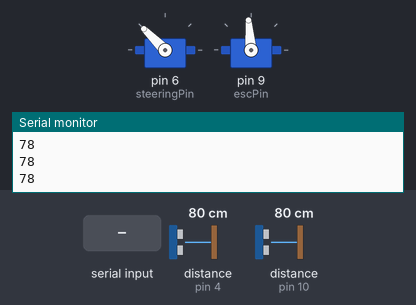
Simulated run of this sketch. Board: Arduino Uno, built with avr-gcc and run on an emulated ATmega328P. Shown: 2 × servo, the last lines printed to the serial monitor. Wiring (inferred from the names in the program): 2 × ultrasonic range finder: trigger pin 5, echo pin 4 / trigger pin 11, echo pin 10. The test bench sets the inputs (shaded band); at power-on: distance to the obstacle (sensors on pin 4, pin 10) 80 cm. The echo pulse lasts 58.3 µs per cm.

Above: at 6.2 s.
6.3 s: "30,150\n" received over Serial
At 6.8 s:
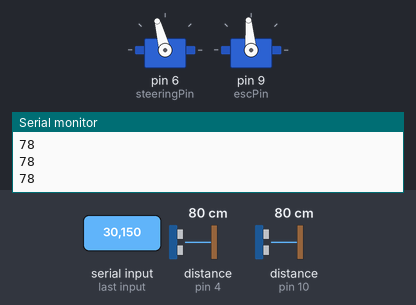
7.8 s: "90,45\n" received over Serial
At 9.0 s:
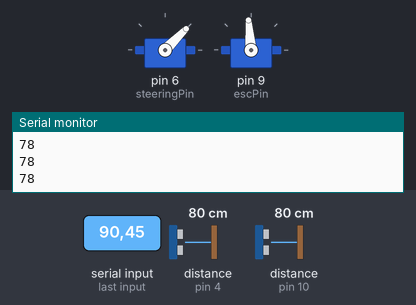
9.3 s: distance to the obstacle (sensor on pin 4) set to 2 cm
10.8 s: "200\n" received over Serial
At 11.4 s:
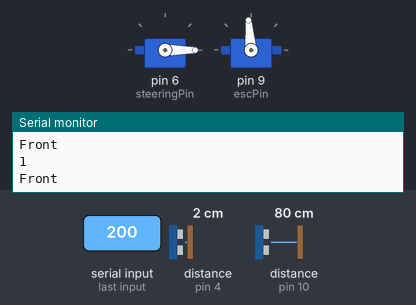
12.3 s: distance to the obstacle (sensor on pin 10) set to 2 cm
13.8 s: "90\n" received over Serial
At 15.0 s:
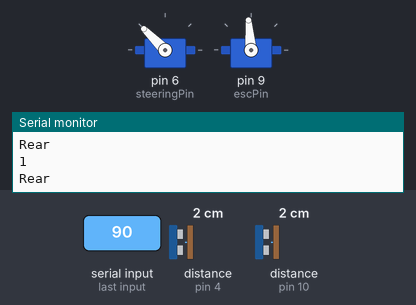
Timing chart, 0 to 16.3 s (numbered marks = the images above; inputs shaded):
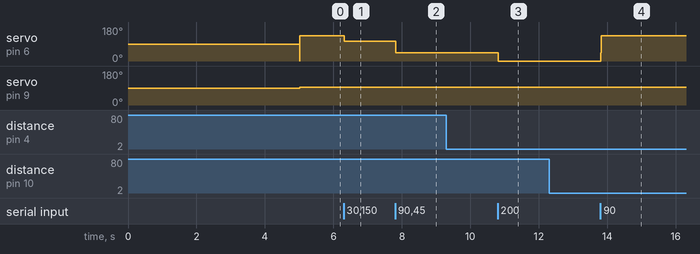

The sketch:

servo_turn_from_pi.ino
```cpp
/**
 * Dino Cajic
 * Autonomous RC Vehicle
 *
 * -------------------Give a description about what's happending in the code
 */
#include <Servo.h>

Servo steering;
Servo esc;

// Initialize the Electronic Speed Controller which is responsible for the motor
int escValue = 1500;
int escPin   = 9;

/**
 * value sent to the Steering Motor
 * 45 to 90 to turn right
 * 90 to 135 to turn left
 */
int steeringValue = 0;
int steeringPin   = 6;

// Right proximity sensor
int echoRight    = 4;
int triggerRight = 5;

// Left Proximity Sensor
int echoLeft    = 10;
int triggerLeft = 11;

int durationRight, distanceRight, durationLeft, distanceLeft;

int avoidDist = 30;

/**
 * The incoming integer string.
 * Comes in 1 character at a time so it'll have to be converted inside the loop
 */
String incomingInt = "";

void setup() {
  steering.attach(steeringPin);
  delay(10);
  esc.attach(escPin);

  pinMode(triggerRight, OUTPUT);
  pinMode(echoRight,    INPUT);

  pinMode(triggerLeft, OUTPUT);
  pinMode(echoLeft,    INPUT);

  delay(5000);

  Serial.begin(9600);
}

void loop() {
  // send the value to the steering motor, always starts at 0
  steering.write(steeringValue);
  esc.write(escValue);

  if ( Serial.available() > 0 ) {
    incomingInt = "";

    while( Serial.available() > 0 ) {
      int usbRead = Serial.read();

      incomingInt += (char)usbRead;
    }
  }

  calculateRightDistance();
  calculateLeftDistance();

  if ( distanceRight < avoidDist && distanceLeft < avoidDist ) {
    //steeringValue = 45;
    //escValue = 1000;
    Serial.println("Rear");
  } else if( distanceRight < avoidDist && distanceLeft >= avoidDist ) {
    //steeringValue = 135;
    Serial.println("Front");
    //escValue = 1000;
  } else if ( distanceRight >= avoidDist && distanceLeft < avoidDist ) {
    //steeringValue = 45;
    //escValue = 1000;
    Serial.println("Rear");
  } else {
    //steeringValue = 90;
    escValue      = 1520;
  }

  steeringValue = 135 - incomingInt.toInt();
  //Serial.print(steeringValue);
  //Serial.print("--");
  //Serial.println(incomingInt.toInt());

//  if ( incomingInt.toInt() > 0 && incomingInt.toInt() < 100 ) {
//    Serial.println("Less than 100");
//  } else {
//    Serial.println( incomingInt.toInt() );
//  }

  delay(00);
}

void calculateRightDistance() {
  digitalWrite(triggerRight, LOW);
  delayMicroseconds(2);
  digitalWrite(triggerRight, HIGH);
  delayMicroseconds(10);
  digitalWrite(triggerRight, LOW);

  durationRight = pulseIn(echoRight, HIGH);
  distanceRight = durationRight * 0.034/2;

  Serial.println(distanceRight);
}

void calculateLeftDistance() {
  digitalWrite(triggerLeft, LOW);
  delayMicroseconds(2);
  digitalWrite(triggerLeft, HIGH);
  delayMicroseconds(10);
  digitalWrite(triggerLeft, LOW);

  durationLeft = pulseIn(echoLeft, HIGH);
  distanceLeft = durationLeft * 0.034/2;
}
```

Measured:
- after the input at 6.3 s, servo on pin 6 (steeringPin): 135° → 105° at once
- after the input at 7.8 s, servo on pin 6 (steeringPin): 105° → 45° at once
- after the input at 10.8 s, servo on pin 6 (steeringPin): 45° → 0° at once
- after the input at 13.8 s, servo on pin 6 (steeringPin): 0° → 135° at once
